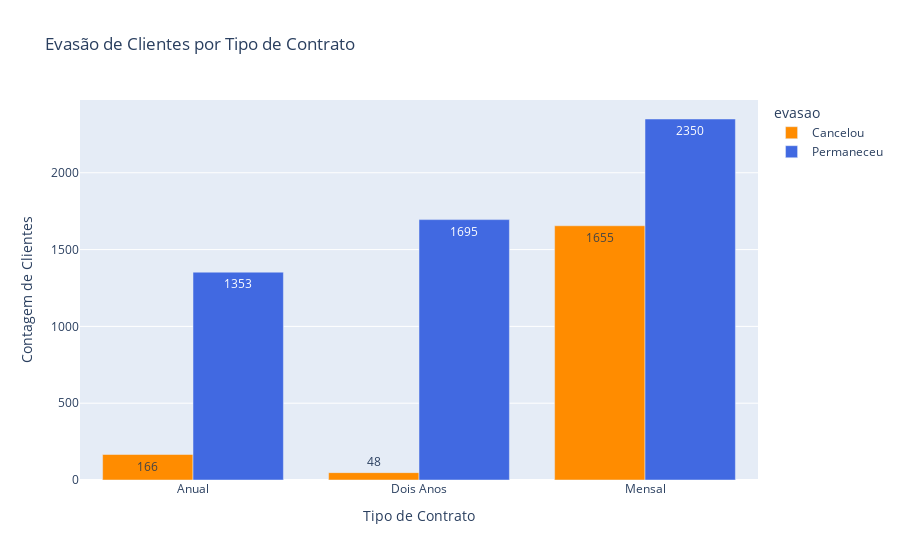

Here is the notebook cell this chart was saved with:
### Code cell
#Evasao por Tipo de contrato
df_plot = df_final.copy()
df_plot['evasao'] = df_plot['evasao'].map({1: 'Cancelou', 0: 'Permaneceu'})


mapa_contrato = {
    'Month-to-month': 'Mensal',
    'One year': 'Anual',
    'Two year': 'Dois Anos'
}
df_plot['tipo_contrato'] = df_plot['tipo_contrato'].map(mapa_contrato)


df_agrupado = df_plot.groupby(['tipo_contrato', 'evasao']).size().reset_index(name='Contagem')

fig_contrato = px.bar(
    df_agrupado,
    x='tipo_contrato',
    y='Contagem',
    color='evasao',
    barmode='group',
    title='Evasão de Clientes por Tipo de Contrato',
    text_auto=True,
    color_discrete_map={
        'Permaneceu': 'royalblue',
        'Cancelou': 'darkorange'
    }
)

fig_contrato.update_layout(
    xaxis_title='Tipo de Contrato',
    yaxis_title='Contagem de Clientes'
)

fig_contrato.write_image("imagens/grafico_evasao_por_contrato.png")

fig_contrato.show()

### Figure 1 — Plotly figure (JSON) as saved in the notebook; plotly's stock layout.template omitted (floating-point values rounded to 4 significant figures)
{"data": [{"alignmentgroup": "True", "hovertemplate": "evasao=Cancelou<br>tipo_contrato=%{x}<br>Contagem=%{y}<extra></extra>", "legendgroup": "Cancelou", "marker": {"color": "darkorange", "pattern": {"shape": ""}}, "name": "Cancelou", "offsetgroup": "Cancelou", "orientation": "v", "showlegend": true, "textposition": "auto", "texttemplate": "%{y}", "type": "bar", "x": ["Anual", "Dois Anos", "Mensal"], "xaxis": "x", "y": [166, 48, 1655], "yaxis": "y"}, {"alignmentgroup": "True", "hovertemplate": "evasao=Permaneceu<br>tipo_contrato=%{x}<br>Contagem=%{y}<extra></extra>", "legendgroup": "Permaneceu", "marker": {"color": "royalblue", "pattern": {"shape": ""}}, "name": "Permaneceu", "offsetgroup": "Permaneceu", "orientation": "v", "showlegend": true, "textposition": "auto", "texttemplate": "%{y}", "type": "bar", "x": ["Anual", "Dois Anos", "Mensal"], "xaxis": "x", "y": [1353, 1695, 2350], "yaxis": "y"}], "layout": {"barmode": "group", "legend": {"title": {"text": "evasao"}, "tracegroupgap": 0}, "title": {"text": "Evasão de Clientes por Tipo de Contrato"}, "xaxis": {"anchor": "y", "domain": [0, 1], "title": {"text": "Tipo de Contrato"}}, "yaxis": {"anchor": "x", "domain": [0, 1], "title": {"text": "Contagem de Clientes"}}}}
